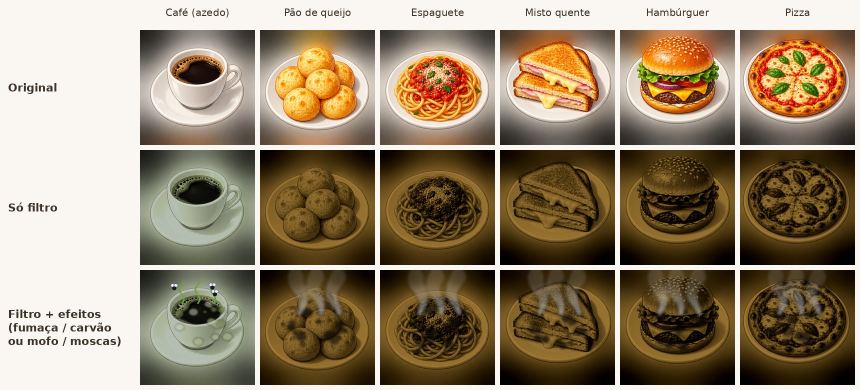
#> input picture cafe-mania/referencias/teste-estragado-por-codigo.jpg, 1720 x 780 px (shown at 1/2 size)
$ python teste_estragado.py ../referencias/teste-estragado-por-codigo.jpg ../referencias/comidas-no-prato-v1.jpg
#> lines starting #> are read from the running program, lines starting #| are printed output that depends on the picture
"""Teste visual do efeito "estragado" feito por código.

Recorta uma grade 3x2 de comidas e gera uma comparação:
original / só filtro / filtro + efeitos.
- Comidas (índices 1-5): queimado (filtro marrom-escuro + carvão + fumaça).
- Bebidas (índice 0, café): azedo (filtro esverdeado + mofo + moscas + cheiro).

Os filtros reproduzem as funções CSS `filter` que o jogo usará.

Uso: python3 teste_estragado.py grade.png saida.png
"""
import math
import random
import sys

import numpy as np
from PIL import Image, ImageDraw, ImageFilter, ImageFont

src, out = sys.argv[1], sys.argv[2]
img = Image.open(src).convert("RGB")
#> img is the input picture: PIL image 1720x780 RGB; mean R, G, B 151, 134.5, 109.6
W, H = img.size
#> W = 1720; H = 780
cols, rows = 3, 2
tw, th = W // cols, H // rows
#> tw = 573; th = 390
nomes = ["Café coado", "Pão de queijo", "Espaguete", "Misto quente", "Hambúrguer", "Pizza"]


# --- Matrizes dos filtros CSS (Filter Effects spec), para simular o navegador ---
def m_sepia(a):
    s = 1 - a
    return np.array([[0.393 + 0.607 * s, 0.769 - 0.769 * s, 0.189 - 0.189 * s],
                     [0.349 - 0.349 * s, 0.686 + 0.314 * s, 0.168 - 0.168 * s],
                     [0.272 - 0.272 * s, 0.534 - 0.534 * s, 0.131 + 0.869 * s]])


def m_saturate(s):
    return np.array([[0.213 + 0.787 * s, 0.715 - 0.715 * s, 0.072 - 0.072 * s],
                     [0.213 - 0.213 * s, 0.715 + 0.285 * s, 0.072 - 0.072 * s],
                     [0.213 - 0.213 * s, 0.715 - 0.715 * s, 0.072 + 0.928 * s]])


def m_hue(deg):
    c, s = math.cos(math.radians(deg)), math.sin(math.radians(deg))
    return np.array([[0.213 + c * 0.787 - s * 0.213, 0.715 - c * 0.715 - s * 0.715, 0.072 - c * 0.072 + s * 0.928],
                     [0.213 - c * 0.213 + s * 0.143, 0.715 + c * 0.285 + s * 0.140, 0.072 - c * 0.072 - s * 0.283],
                     [0.213 - c * 0.213 - s * 0.787, 0.715 - c * 0.715 + s * 0.715, 0.072 + c * 0.928 + s * 0.072]])


def css_filter(tile):
    """filter: sepia(.6) hue-rotate(40deg) saturate(.7) brightness(.75)"""
    a = np.asarray(tile, dtype=np.float32) / 255.0
    for m in (m_sepia(0.6), m_hue(40), m_saturate(0.7)):
        a = np.clip(a @ m.T, 0, 1)
    a = np.clip(a * 0.75, 0, 1)
    return Image.fromarray((a * 255).astype(np.uint8))


def mofo(tile, seed):
    rnd = random.Random(seed)
    t = tile.convert("RGBA")
    camada = Image.new("RGBA", t.size, (0, 0, 0, 0))
    d = ImageDraw.Draw(camada)
    cx, cy = t.width / 2, t.height / 2
    for _ in range(16):
        ang, r = rnd.uniform(0, 2 * math.pi), rnd.uniform(0, 1) ** 0.5
        x, y = cx + math.cos(ang) * r * 150, cy + math.sin(ang) * r * 110
        rad = rnd.uniform(8, 24)
        cor = rnd.choice([(170, 185, 140, 150), (120, 135, 80, 160), (200, 205, 180, 130)])
        d.ellipse([x - rad, y - rad * 0.8, x + rad, y + rad * 0.8], fill=cor)
    camada = camada.filter(ImageFilter.GaussianBlur(4))
    return Image.alpha_composite(t, camada)


def moscas_e_cheiro(tile, seed):
    rnd = random.Random(seed + 100)
    t = tile.copy()
    d = ImageDraw.Draw(t, "RGBA")
    # linhas de mau cheiro (onduladas, verdes)
    for i in range(3):
        x0 = t.width / 2 - 70 + i * 70
        pts = [(x0 + math.sin(k / 6) * 10, 150 - k * 2.2) for k in range(0, 45)]
        d.line(pts, fill=(110, 160, 60, 210), width=7, joint="curve")
    # moscas
    for _ in range(3):
        x, y = rnd.uniform(110, 400), rnd.uniform(30, 140)
        d.ellipse([x - 16, y - 20, x + 2, y - 4], fill=(230, 240, 255, 170), outline=(90, 90, 110, 200), width=2)
        d.ellipse([x - 2, y - 20, x + 16, y - 4], fill=(230, 240, 255, 170), outline=(90, 90, 110, 200), width=2)
        d.ellipse([x - 9, y - 7, x + 9, y + 9], fill=(25, 25, 30, 255))
    return t


def css_queimado(tile):
    """filter: brightness(.55) sepia(1) saturate(2) brightness(.75) contrast(1.25)"""
    a = np.asarray(tile, dtype=np.float32) / 255.0
    a = a * 0.55
    for m in (m_sepia(1), m_saturate(2)):
        a = np.clip(a @ m.T, 0, 1)
    a = np.clip(a * 0.75, 0, 1)
    a = np.clip((a - 0.5) * 1.25 + 0.5, 0, 1)
    return Image.fromarray((a * 255).astype(np.uint8))


def carvao(tile, seed):
    rnd = random.Random(seed)
    t = tile.convert("RGBA")
    camada = Image.new("RGBA", t.size, (0, 0, 0, 0))
    d = ImageDraw.Draw(camada)
    cx, cy = t.width / 2, t.height / 2
    for _ in range(14):
        ang, r = rnd.uniform(0, 2 * math.pi), rnd.uniform(0, 1) ** 0.5
        x, y = cx + math.cos(ang) * r * 120, cy + math.sin(ang) * r * 85
        rad = rnd.uniform(10, 26)
        d.ellipse([x - rad, y - rad * 0.8, x + rad, y + rad * 0.8], fill=(15, 10, 8, rnd.randint(140, 200)))
    camada = camada.filter(ImageFilter.GaussianBlur(6))
    return Image.alpha_composite(t, camada)


def fumaca(tile, seed):
    rnd = random.Random(seed + 7)
    t = tile.convert("RGBA")
    camada = Image.new("RGBA", t.size, (0, 0, 0, 0))
    d = ImageDraw.Draw(camada)
    for i in range(3):
        x0 = t.width / 2 - 80 + i * 80
        for k in range(9):
            y = 190 - k * 20
            x = x0 + math.sin(k / 1.6 + i) * 18
            rad = 14 + k * 3.2
            alpha = int(200 - k * 18)
            g = rnd.randint(140, 170)
            d.ellipse([x - rad, y - rad, x + rad, y + rad], fill=(g, g, g, alpha))
    camada = camada.filter(ImageFilter.GaussianBlur(7))
    return Image.alpha_composite(t, camada)


tiles = [img.crop((c * tw, r * th, (c + 1) * tw, (r + 1) * th)) for r in range(rows) for c in range(cols)]
#> tiles = 6 items
liquido = {0}
leve, completo = [], []
for i, t in enumerate(tiles):
    if i in liquido:
        leve.append(css_filter(t))
        completo.append(moscas_e_cheiro(mofo(css_filter(t), i), i).convert("RGB"))
    else:
        leve.append(css_queimado(t))
        completo.append(fumaca(carvao(css_queimado(t), i), i).convert("RGB"))
#> this loop made 6 passes
#> pass 1, in css_filter, `a = np.asarray(tile, dtype=np.float32) / 255.0`:
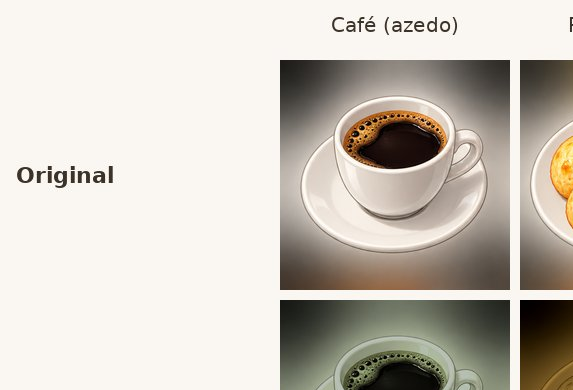
#> a: shape (390, 573, 3) float32; mean R, G, B 0.798, 0.777, 0.741
#> pass 1, in css_filter, `a = np.clip(a * 0.75, 0, 1)`:
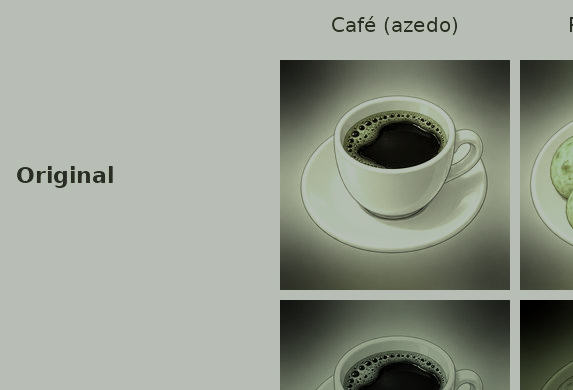
#> a: shape (390, 573, 3) float64; mean R, G, B 0.593, 0.618, 0.571
#> after the loop, completo = 6 items; leve = 6 items

S, label_w, head_h, pad = 230, 270, 50, 10
grid_rows = [("Original", tiles), ("Só filtro", leve), ("Filtro + efeitos\n(fumaça / carvão\nou mofo / moscas)", completo)]
nomes2 = ["Café (azedo)", "Pão de queijo", "Espaguete", "Misto quente", "Hambúrguer", "Pizza"]
canvas = Image.new("RGB", (label_w + 6 * (S + pad) + pad, head_h + 3 * (S + pad) + pad), (250, 247, 242))
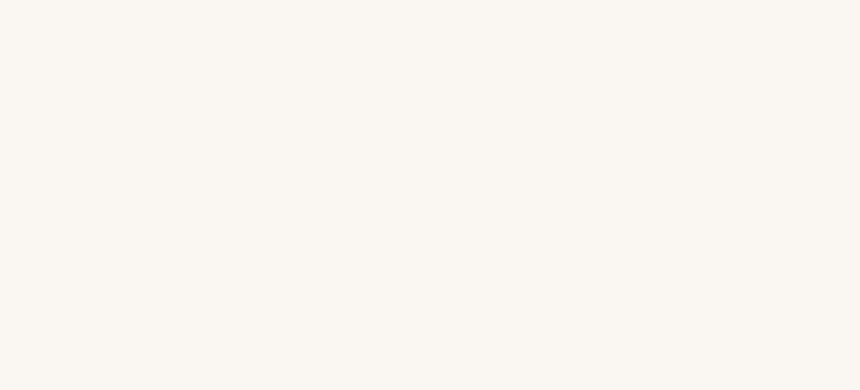
#> canvas: PIL image 1720x780 RGB (shown at 1/2 size); mean R, G, B 250, 247, 242
d = ImageDraw.Draw(canvas)
f = ImageFont.truetype("/usr/share/fonts/truetype/dejavu/DejaVuSans-Bold.ttf", 22)
fs = ImageFont.truetype("/usr/share/fonts/truetype/dejavu/DejaVuSans.ttf", 20)
for i, n in enumerate(nomes2):
    x = label_w + pad + i * (S + pad)
    d.text((x + S / 2, head_h / 2), n, font=fs, fill=(60, 50, 40), anchor="mm")
for r, (rotulo, ts) in enumerate(grid_rows):
    y = head_h + pad + r * (S + pad)
    d.multiline_text((16, y + S / 2), rotulo, font=f, fill=(60, 50, 40), anchor="lm", spacing=6)
    for i, t in enumerate(ts):
        canvas.paste(t.resize((S, S), Image.LANCZOS), (label_w + pad + i * (S + pad), y))
#> this loop made 3 passes
#> (rotulo, y) on passes 1 to 2: ('Original', 60), ('Só filtro', 300)
#> y on pass 3: 540
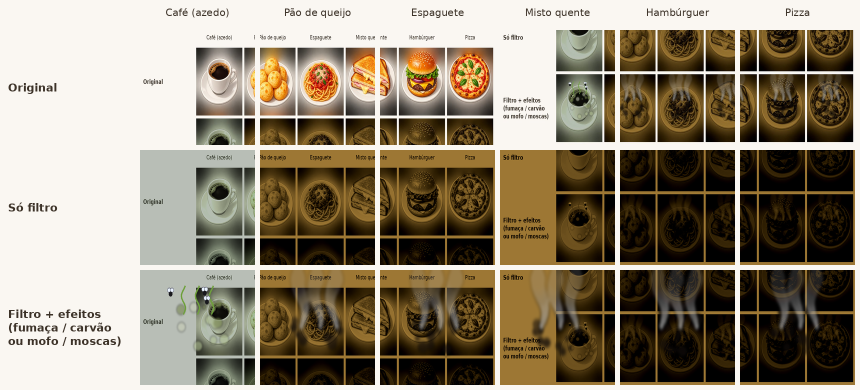
#> canvas: PIL image 1720x780 RGB (shown at 1/2 size); mean R, G, B 144.9, 133.8, 114.2
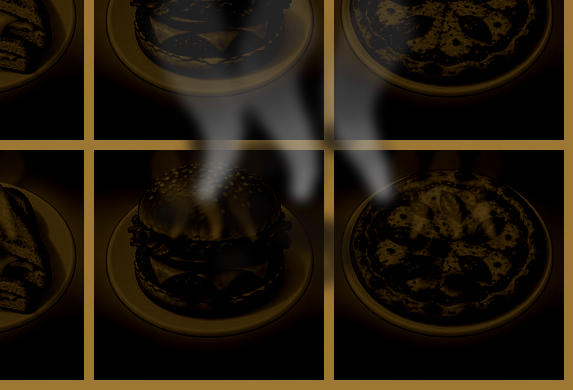
#> t: PIL image 573x390 RGB; mean R, G, B 33.6, 25.1, 12.9
canvas.save(out)
print(canvas.size)
#| (1720, 780)
